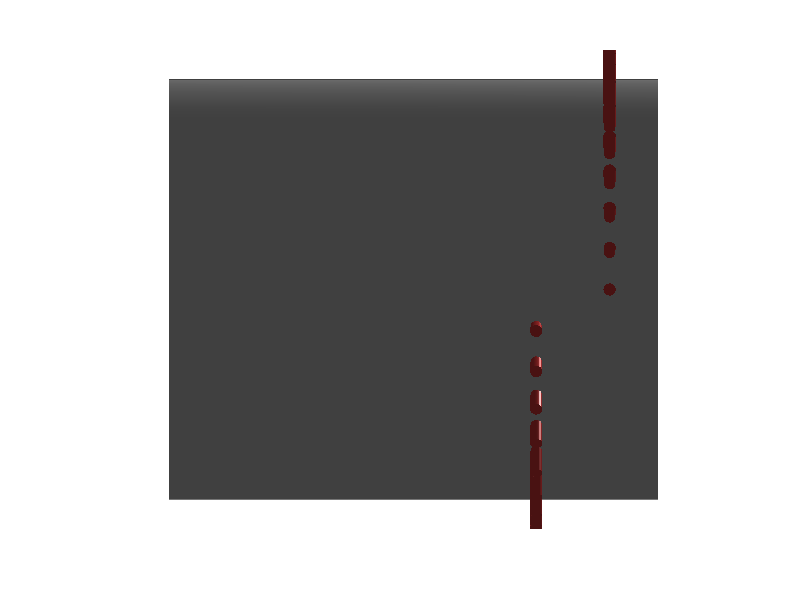

This chart was generated by the following MATLAB code:
%% Retention-end visualizer
% - Horizontal tube, pins on right
% - Spiral pin pattern: no two pins share the same angle (no pins stacked)
% - Circumferential packing check and axial length warning

clear; clc; close all;

%% ---------- USER INPUTS ----------
ID          = 8.0;      % inner diameter of casing (in)
t           = 0.30;     % wall thickness (in)
L_casing    = 10.0;     % length of modeled region (in)

nRows       = 3;        % axial rows of pins
nPinsPerRow = 12;       % pins around circumference per row

rowSpacing  = 0.75;     % axial spacing between rows (in)
firstRowZ   = 1.0;      % axial position of first row from x=0 (in)

pinDia      = 0.25;     % pin diameter (in)
pinLen      = 2 * t;    % how far pins stick out radially (in)

% Geometric constraints
minCircPitchFactor = 2.0;  % min center spacing = factor * pinDia (circumferential)
edgeMarginEnd      = t;    % safety margin from last row to casing end (approx)

%% ---------- DERIVED GEOMETRY ----------
r_i = ID/2;
r_o = r_i + t;

%% ---------- CIRCUMFERENTIAL PACKING CHECK ----------
% Approximate radius where pin centers live
r_center     = r_o;
circumference = 2 * pi * r_center;
minPitch      = minCircPitchFactor * pinDia;
maxPinsCirc   = floor(circumference / minPitch);

if nPinsPerRow > maxPinsCirc
    error(['Geometric packing error: nPinsPerRow = %d exceeds the maximum ' ...
           'of %d pins for an ID = %.2f in, t = %.2f in, and pinDia = %.2f in ' ...
           'with a min pitch of %.2f*pinDia.'], ...
           nPinsPerRow, maxPinsCirc, ID, t, pinDia, minCircPitchFactor);
end

%% ---------- AXIAL LENGTH CHECK ----------
lastRowX = firstRowZ + (nRows - 1) * rowSpacing;
if lastRowX + edgeMarginEnd > L_casing
    warning(['Axial pattern extends near or beyond the modeled casing length.\n' ...
             '  lastRowX = %.2f in, L_casing = %.2f in. Consider increasing L_casing\n' ...
             '  or decreasing nRows/rowSpacing.'], lastRowX, L_casing);
end

%% ---------- DRAW CASING (HOLLOW CYLINDER), AXIS ALONG X ----------
nCirc = 80;
theta = linspace(0, 2*pi, nCirc);
x     = [0, L_casing];   % axis is X

[Theta, X] = meshgrid(theta, x);

% Outer surface
Yo = r_o * cos(Theta);
Zo = r_o * sin(Theta);
Xo = X;

% Inner surface
Yi = r_i * cos(Theta);
Zi = r_i * sin(Theta);
Xi = X;

figure; hold on;
set(gcf, 'Renderer', 'opengl');

surf(Xo, Yo, Zo, 'FaceColor', [0.7 0.7 0.7], 'EdgeColor','none');
surf(Xi, Yi, Zi, 'FaceColor', [0.5 0.5 0.5], 'EdgeColor','none');

% Ring wall at x = 0
Xcap0 = [zeros(1, nCirc); zeros(1, nCirc)];
Ycap0 = [r_i*cos(theta);  r_o*cos(theta)];
Zcap0 = [r_i*sin(theta);  r_o*sin(theta)];
surf(Xcap0, Ycap0, Zcap0, 'FaceColor', [0.6 0.6 0.6], 'EdgeColor', 'none');

% Ring wall at x = L_casing (pinned end)
XcapL = [L_casing*ones(1, nCirc); L_casing*ones(1, nCirc)];
YcapL = [r_i*cos(theta);          r_o*cos(theta)];
ZcapL = [r_i*sin(theta);          r_o*sin(theta)];
surf(XcapL, YcapL, ZcapL, 'FaceColor', [0.6 0.6 0.6], 'EdgeColor', 'none');

%% ---------- PIN GEOMETRY IN LOCAL COORDS ----------
nPinCirc = 30;
phi = linspace(0, 2*pi, nPinCirc);
r_pin = pinDia/2;

% Cylinder along +Y (pins pointing "right")
Yloc_side = [r_o * ones(1, nPinCirc); (r_o + pinLen)*ones(1, nPinCirc)];
Xloc_side = [r_pin*cos(phi);         r_pin*cos(phi)];
Zloc_side = [r_pin*sin(phi);         r_pin*sin(phi)];

% Tip cap at Y = r_o + pinLen
Yloc_cap = (r_o + pinLen)*ones(1, nPinCirc);
Xloc_cap = r_pin*cos(phi);
Zloc_cap = r_pin*sin(phi);

%% ---------- SPIRAL ANGLE LOGIC (NO PINS ON SAME AXIS) ----------
N_totalPins = nRows * nPinsPerRow;
angle_step  = 2 * pi / N_totalPins;   % each pin gets a unique angle

%% ---------- PLACE PINS ----------
for iRow = 1:nRows
    
    % Axial position of this row along X
    xRow = firstRowZ + (iRow - 1) * rowSpacing;
    
    for j = 1:nPinsPerRow
        
        % Global pin index (0-based)
        k = (iRow - 1) * nPinsPerRow + (j - 1);
        
        % Unique angle for each pin -> spiral pattern
        th = k * angle_step;   % no two k produce the same angle in [0, 2π)
        
        % Rotate pin around X-axis
        Y_side =  Yloc_side*cos(th) - Zloc_side*sin(th);
        Z_side =  Yloc_side*sin(th) + Zloc_side*cos(th);
        X_side =  Xloc_side + xRow;
        
        surf(X_side, Y_side, Z_side, ...
            'FaceColor',[0.8 0.2 0.2],'EdgeColor','none');
        
        % Tip cap
        Y_cap =  Yloc_cap*cos(th) - Zloc_cap*sin(th);
        Z_cap =  Yloc_cap*sin(th) + Zloc_cap*cos(th);
        X_cap =  Xloc_cap + xRow;
        
        fill3(X_cap, Y_cap, Z_cap, [0.8 0.2 0.2], 'EdgeColor', 'none');
    end
end

%% ---------- RENDER SETTINGS ----------
axis equal;
axis off;
set(gca,'Visible','off');
lighting gouraud;
camlight headlight;

% Your preferred view
view(180, 0);

hold off;
